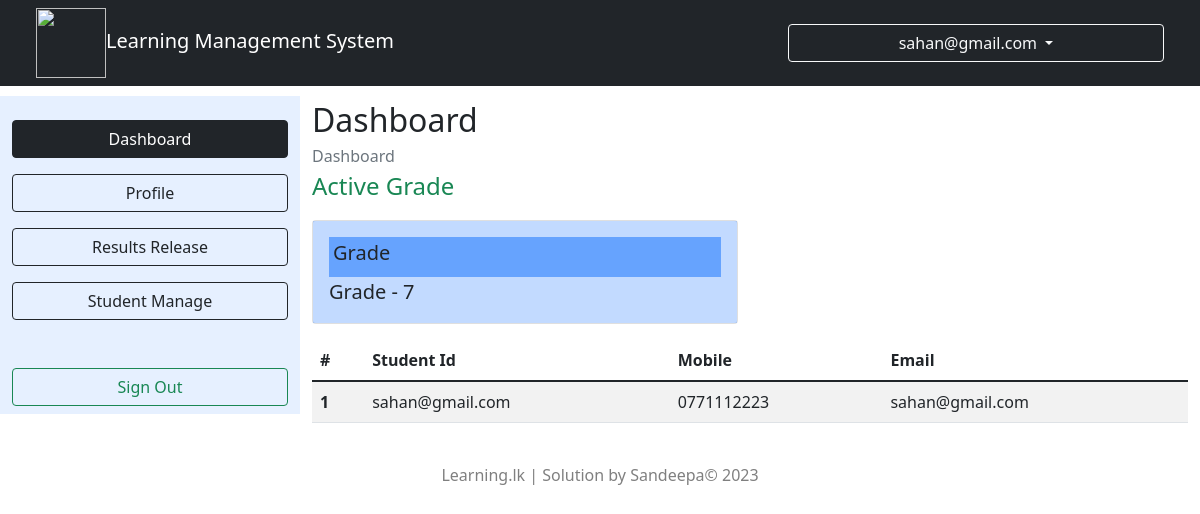
Page /Online_LMS/AccademicDash.php (signed in) on the committed database.
### tables this page shows
CREATE TABLE IF NOT EXISTS `grade` (
  `id` int NOT NULL AUTO_INCREMENT,
  `name` varchar(45) NOT NULL,
  PRIMARY KEY (`id`)
);

CREATE TABLE IF NOT EXISTS `user` (
  `username` varchar(45) NOT NULL,
  `first_name` varchar(45) NOT NULL,
  `last_name` varchar(45) NOT NULL,
  `mobile` varchar(10) NOT NULL,
  `email` varchar(45) NOT NULL,
  `address_1` varchar(45) NOT NULL,
  `address_2` varchar(45) NOT NULL,
  `city_id` int NOT NULL,
  `password` varchar(45) NOT NULL,
  `user_type_id` int NOT NULL,
  `status_id` int NOT NULL,
  `gender_id` int NOT NULL,
  PRIMARY KEY (`username`),
  KEY `fk_user_city_idx` (`city_id`),
  KEY `fk_user_user_type1_idx` (`user_type_id`),
  KEY `fk_user_status1_idx` (`status_id`),
  KEY `fk_user_gender1_idx` (`gender_id`),
  CONSTRAINT `fk_user_user_type1` FOREIGN KEY (`user_type_id`) REFERENCES `user_type` (`id`)
);

### Online_LMS/AccademicDash.php (the view, shortened to what this page needs)
<!DOCTYPE html>
<html lang="en">
<head>
  <link rel="stylesheet" href="bootstrap.css" />
  <link rel="stylesheet" href="style.css" />
</head>
<body>
  <div class="container-fluid">
    <div class="row">
      <nav class="navbar navbar-light navbar-expand-lg bg-dark fixed-top">
        <div class="container-fluid">
          <div class="col-4">
            <a href="#" class="navbar-brand text-white"><img src="system.png" class="icon2" />Learning Management System</a>
          </div>
          <div class="btn-group col-lg-4">
            <button type="button" class="btn btn-outline-light dropdown-toggle" data-bs-toggle="dropdown" aria-haspopup="true" aria-expanded="false">
              <label class="fs-6"><?php echo ($_SESSION["u"]) ?></label>
            </button>
          </div>
        </div>
      </nav>
      <div class="col-4 col-lg-3 mt-5">
        <div class="row bg-primary bg-opacity-10 mt-5">
          <div class="col-12 mt-4">
            <form action="AccademicDash.php">
              <button class="btn btn-outline-dark col-12 active" type="submit">Dashboard</button>
            </form>
          </div>
          <div class="col-12 mt-3">
            <form action="ProfileAccademic.php">
              <button class="btn btn-outline-dark col-12" type="submit">Profile</button>
            </form>
          </div>
          <div class="col-12 mt-3">
            <form action="ResultView.php">
              <button class="btn btn-outline-dark col-12" type="submit">Results Release</button>
            </form>
          </div>
          <div class="col-12 mt-3">
            <form action="StudentManage.php">
              <button class="btn btn-outline-dark col-12" type="submit">Student Manage</button>
            </form>
          </div>
          <div class="col-12 mt-5 mb-2">
            <form action="SignOut.php">
              <button class="btn btn-outline-success col-12" type="submit">Sign Out</button>
            </form>
          </div>
        </div>
      </div>
      <div class="col-8 col-lg-9 mt-5">
        <div class="row">
          <div class="">
            <label class="fs-2">Dashboard</label>
          </div>
          <div class="">
            <label class="fs-6 text-secondary">Dashboard</label>
          </div>
          <div class="col-12">
            <div class="row">
              <div class="col-12">
                <label class="fs-4 text-success">Active Grade</label>
              </div>
              <?php
              $connection = new mysqli("localhost", "root", "Slbh2001@", "online_lms");
              $table = $connection->query("SELECT * FROM `user_has_grade` WHERE `user_username`='" . $_SESSION["u"] . "'");
              if ($table->num_rows) {
                for ($i = 0; $i < $table->num_rows; $i++) {
                  $row = $table->fetch_assoc();
                  $table2 = $connection->query("SELECT * FROM `grade` WHERE `id`='" . $row["grade_id"] . "'");
                  $row2 = $table2->fetch_assoc();
                  $grade = $row2["name"];
              ?>
                  <div class="col-sm-6 mt-3">
                    <div class="card">
                      <div class="card-body bg-opacity-25 bg-primary">
                        <div class="bg-primary bg-opacity-50 p-1">
                          <h5 class="card-title">Grade</h5>
                        </div>
                        <p class="card-text fs-5">Grade - <?php echo ($grade) ?></p>
                      </div>
                    </div>
                  </div>
              <?php
                }
              }
              ?>
            </div>
          </div>
          <div class="mt-3">
            <table class="table table-striped">
              <thead>
                <tr>
                  <th scope="col">#</th>
                  <th scope="col">Student Id</th>
                  <th scope="col">Mobile</th>
                  <th scope="col">Email</th>
                </tr>
              </thead>
              <tbody>
                <?php
                $table4 = $connection->query("SELECT * FROM `user_has_grade` WHERE `user_username`='" . $_SESSION["u"] . "'");
                if ($table4->num_rows) {
                  $row4 = $table4->fetch_assoc();
                  $grade = $row4["grade_id"];
                  $table = $connection->query("SELECT * FROM `user` INNER JOIN `user_has_grade` ON
                  `user`.`username`=`user_has_grade`.`user_username` WHERE `user`.`user_type_id`='3' AND `user_has_grade`.`grade_id`='" . $grade . "'");
                  if ($table->num_rows) {
                    for ($i = 0; $i < $table->num_rows; $i++) {
                      $row = $table->fetch_assoc();
                ?>
                      <tr>
                        <th scope="row"><?php echo ($i + 1) ?></th>
                        <td><?php echo ($row["username"]) ?></td>
                        <td><?php echo ($row["mobile"]) ?></td>
                        <td><?php echo ($row["email"]) ?></td>
                      </tr>
                <?php
                    }
                  } else {
                    echo ("No Student");
                  }
                }
                ?>
              </tbody>
            </table>
          </div>
        </div>
      </div>
    </div>
    <div class="col-12 text-center text-black-50 mt-4 mb-2">
      <label>Learning.lk | Solution by Sandeepa&copy; 2023</label>
    </div>
  </div>
</body>
</html>

### Online_LMS/style.css (style rules this page uses)
.icon2 { width: 70px; height: 70px; }

### rows in the picture
grade: name "7"
user: username "sahan@gmail.com", mobile "0771112223", email "sahan@gmail.com"

### other values in the picture
$_SESSION["u"] "sahan@gmail.com"
